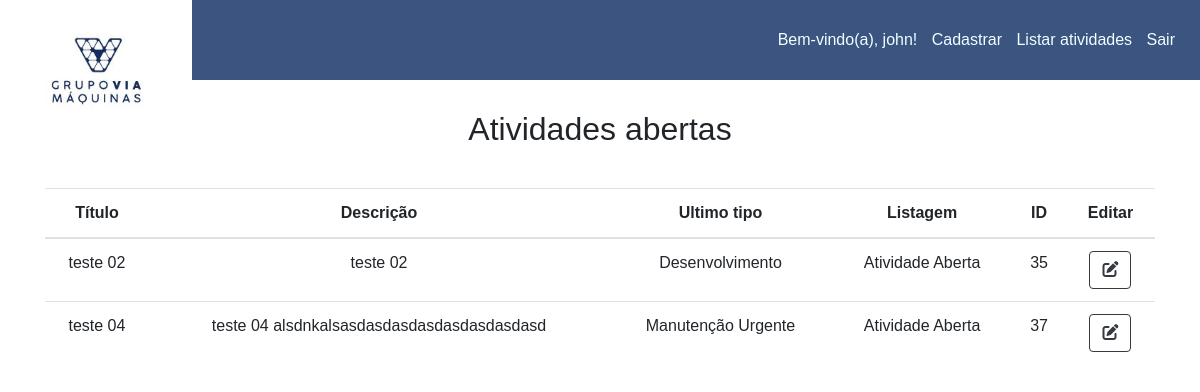
Page /listar_atv_abertas.php (signed in) on the committed database.
### tables this page shows
CREATE TABLE IF NOT EXISTS `atividades` (
  `titulo` varchar(100) NOT NULL,
  `descricao` varchar(200) NOT NULL,
  `tipo` int(11) NOT NULL,
  `listagem` int(11) NOT NULL,
  `id` int(11) unsigned NOT NULL AUTO_INCREMENT,
  PRIMARY KEY (`id`)
);

### listar_atv_abertas.php (the view, shortened to what this page needs)
<!DOCTYPE html>
<html lang="pt-br">
    <head>
            <link rel="stylesheet" href="https://stackpath.bootstrapcdn.com/bootstrap/4.1.3/css/bootstrap.min.css">
            <link rel="stylesheet" href="estilo2.css" type="text/css">
    </head>
<body>
    <nav>
	    <a  href="cadastro_atividades.php">	<img class="logo" src="vm.png" alt="Logo do Grupo"></a>
		    <ul>
                <li style="color:azure;"><?php echo "Bem-vindo(a), " . $_SESSION['nome'] . '!'; ?></li>
                <li><a style="color:azure; text-transform:capitalize;" href="cadastro_atividades.php">Cadastrar</a></li>
                <li><div class="dropdown">
                    <span style="color:azure;">Listar atividades</span>
                </div></li>
                <li><a style="color:azure; text-transform:capitalize;" href="?deslogar">Sair</a></li>
            </ul>
    </nav>
    <?php
            $conexao = mysqli_connect('localhost', 'root', '12345', 'controle_atividades');
                    $sql = "SELECT * FROM atividades WHERE listagem = '1'";
                        $atividade_aberta = mysqli_query($conexao, $sql);
    ?>
            <div class=titulo_lista_aberta><h2>Atividades abertas</h2></div>
            <div class="container theme-showcase" role="main">
                        <div class="row">
                            <div class="col-md-12">
                                <table class="table table-hover">
                                    <thead>
                                        <tr>
                                            <th style= 'text-align: center' >Título</th>
                                            <th style= 'text-align: center'>Descrição</th>
                                            <th  style= 'text-align: center'>Ultimo tipo</th>
                                            <th  style= 'text-align: center'>Listagem</th>
                                            <th style= 'text-align: center'>ID</th>
                                            <th style= 'text-align: center'>Editar</th>
                                        </tr>
                                    </thead>
        <tbody>
            <?php while($rows_atv_abertas = mysqli_fetch_assoc($atividade_aberta)){ ?>
                <tr>
                    <td align=center><?php echo $rows_atv_abertas['titulo'];?></td>
                    <td align=center><?php echo $rows_atv_abertas['descricao'];?></td>
                    <td align=center><?php $tipo = $rows_atv_abertas['tipo'];
                    if($tipo == "1"){
                        echo("Desenvolvimento");
                    }elseif($tipo == "2"){
                        echo ("Atendimento");
                    } elseif($tipo == "3"){
                        echo ("Manutenção");
                    } elseif($tipo == "4"){
                        echo ("Manutenção Urgente");
                    } else{
                        echo ("Con");
                    }
                    ?></td>
                    <td align=center><?php $listagem = $rows_atv_abertas['listagem'];
                     if($listagem == "0"){
                         echo"<img src='checked.png' width='30' height='30'>";
                     }else{ echo "Atividade Aberta";
                     } ?>
                    </a></td>
                    <td align=center><?php echo $rows_atv_abertas['id']; ?></td>
                    <td align="center"><a class="btn btn-outline-dark" href="update_abertas.php?id=<?php echo $rows_atv_abertas['id']; ?>"><i class="fas fa-edit"></i></a></td>
                </tr>
            <?php  } ?>
        </tbody>
    </table>
    </div>
</div>
</div>
</body>
</html>

### estilo2.css (style rules this page uses)
* { padding: 0; margin: 0; text-decoration: none; list-style: none; box-sizing: border-box; }
body { font-family: Arial, Helvetica, sans-serif; background-repeat: no-repeat; background-image: url('../Trabalho/bg2.png'); }
nav { background: #3b5480; height: 80px; width: 100%; }
.logo { width: 16%; }
nav ul { float: right; margin-right: 20px; color: white; }
nav ul li { display: inline-block; line-height: 80px; margin: 0 5px; }

### listar_atv_abertas.php (style rules this page uses)
.dropdown { position: relative; }
body { background-image: none; }
.titulo_lista_aberta { text-align: center; margin-left: 0%; margin-bottom: 40px; margin-top: 30px; }

### rows in the picture
atividades: titulo "teste 02", descricao "teste 02", tipo "Desenvolvimento", listagem "Atividade Aberta", id "35"
atividades: titulo "teste 04", descricao "teste 04 alsdnkalsasdasdasdasdasdasdasdasd", tipo "Manutenção Urgente", listagem "Atividade Aberta", id "37"

### other values in the picture
$_SESSION['nome'] "john"
